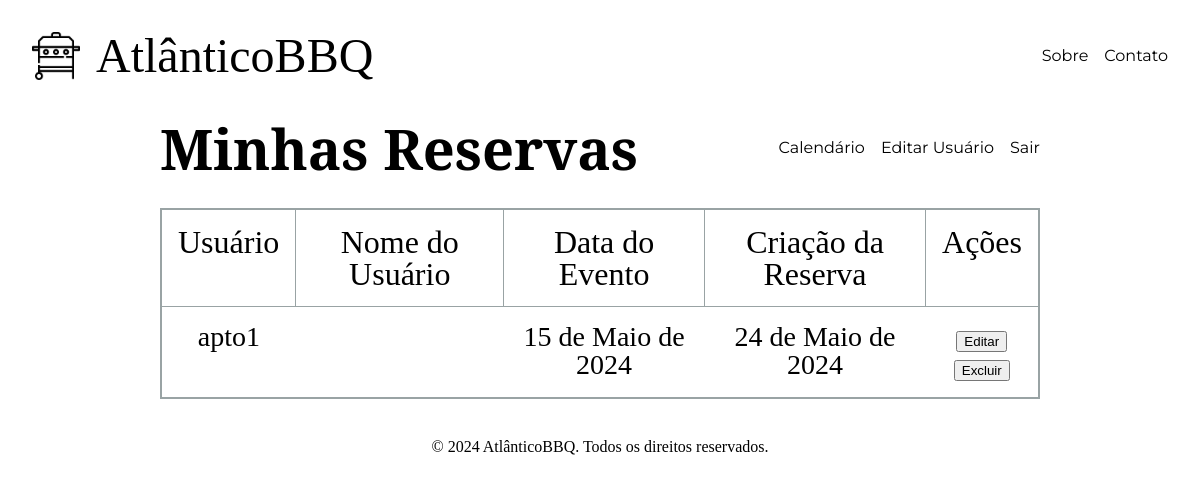
The app's page /my_reservations/ (signed in) with its own data.
### reservations/models.py (models this page shows, shortened)
class Reservation(models.Model):
    user = models.ForeignKey(User, on_delete=models.CASCADE, verbose_name='Usuário')
    event_date = models.DateField(verbose_name='Data do Evento')
    reservation_date = models.DateField(auto_now_add=True, verbose_name='Data de Reserva')

### reservations/views.py (the view)
# urls.py: path('my_reservations/', views.my_reservations, name='my_reservations'),
@login_required(login_url='/')
def my_reservations(request):
    user_reservations = Reservation.objects.filter(user=request.user)
    user = User.objects.get(id=request.user.id)
    context = {
        'user_reservations': user_reservations.order_by('event_date'),
        'user': user
    }
    return render(request, 'my_reservations.html', context)

### reservations/templates/my_reservations.html (shortened to what this page needs)
{% extends "base.html" %}
{% block content %}
    <section class="my_reservations">
        <div>
            <h1>Minhas Reservas</h1>
            <div>
                <a href="{% url 'calendar' %}">Calendário</a>
                <a href="{% url 'edit_user' %}">Editar Usuário</a>
                <a href="{% url 'logout' %}">Sair</a>
            </div>
        </div>
        <table>
            <tr>
                <th>Usuário</th>
                <th>Nome do Usuário</th>
                <th>Data do Evento</th>
                <th>Criação da Reserva</th>
                <th>Ações</th>
            </tr>
            {% for user_reservation in user_reservations %}
            <tr>
                <td>{{ user_reservation.user }}</td>
                <td>{{ user_reservation.user.first_name }}</td>
                <td>{{ user_reservation.event_date }}</td>
                <td>{{ user_reservation.reservation_date }}</td>
                <td>
                    <form action="/my_reservations/edit/" method="post">
                        <input type="submit" value="Editar">
                    </form>
                    <form action="/my_reservations/delete/" method="post">
                        <input type="submit" value="Excluir">
                    </form>
                </td>
            </tr>
            {% endfor %}
        </table>
    </section>
{% endblock %}

### reservations/static/css/base.css (style rules this page uses)
:root { --areia: #F5CBA7; --branco: #ffffff; --cinza: #5D6D7E; --cinza-claro: #E5E8E8; --cinza-escuro: #1C2833; --gelo: #D0D3D4; --palha: #EDBB99; --preto: #000000; --prata: #99A3A4 ; --marrom: #A04000; --montserrat: "Montserrat", sans-serif; --playfair: "Playfair Display", serif; }

### reservations/static/css/my_reservations.css (style rules this page uses)
.my_reservations { padding: 0.5rem 10rem; display: flex; flex-direction: column; gap: 2rem; }
.my_reservations div { display: flex; align-items: center; justify-content: space-between; gap: 1rem; }
.my_reservations h1 { font-family: var(--playfair); font-size: 3.5rem; font-weight: 800; }
.my_reservations a { text-decoration: none; color: var(--preto); font-family: var(--montserrat); }
.my_reservations table { font-family: var(--playfair); border: solid 2px var(--prata); }
.my_reservations table th { border: solid 1px var(--prata); font-size: 2rem; font-weight: 500; padding: 1rem; }
.my_reservations table td { font-size: 1.75rem; padding: 1rem; text-align: center; }

### records on screen
Reservation: user "apto1", event_date "15 de Maio de 2024", reservation_date "24 de Maio de 2024"
